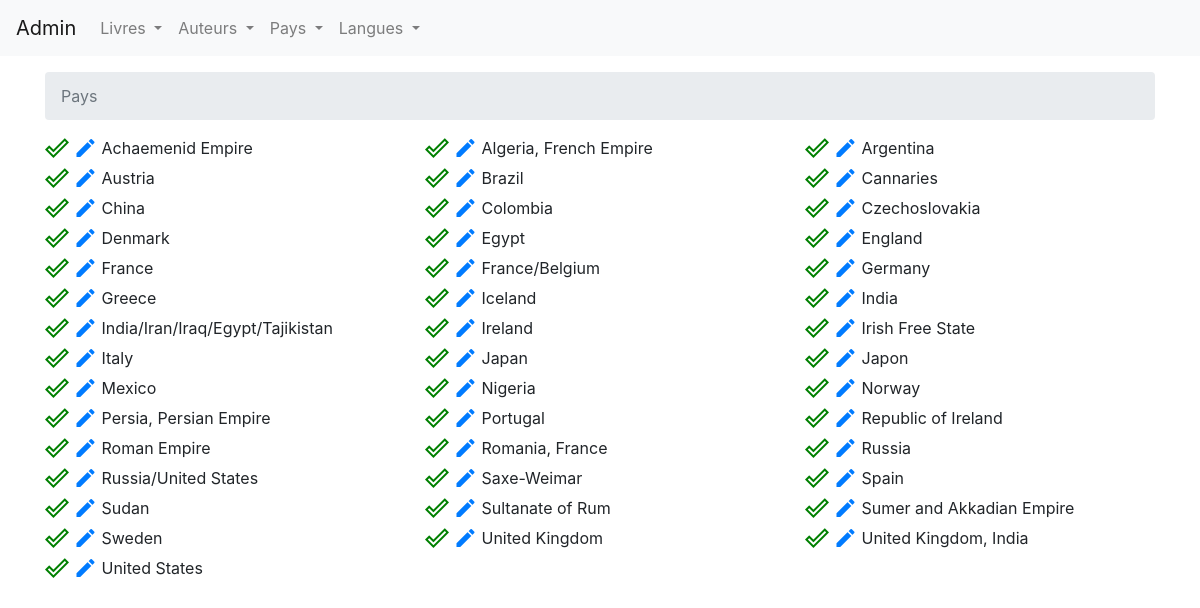
Page /admin/index.php?path=countries on the committed database.
### tables this page shows
CREATE TABLE `countries` (
  `id` int(11) NOT NULL AUTO_INCREMENT,
  `name` varchar(255) DEFAULT NULL,
  `active` tinyint(1) DEFAULT '1',
  PRIMARY KEY (`id`)
);

### admin/controllers/countries.php (called while the page is built, shortened)
<?php
require('models/countries.php');
function listCountries(): void
{
  $countries = getCountries(true);
  require('views/countries.php');
}

### admin/models/countries.php (called while the page is built, shortened)
<?php
function getCountries($withInactive = false): array
{
  $db = dbConnect();
  $stmt = $db->prepare('SELECT * FROM countries ' . (!$withInactive ? 'WHERE active = true' : '') . ' ORDER BY name');
  $stmt->execute();
  return $stmt->fetchAll(PDO::FETCH_ASSOC);
}

### admin/views/countries.php (the view, shortened to what this page needs)
<div class="container">
  <div class="row">
    <?php foreach ($countries as $key => $value) { ?>
      <div class="col-md-4 d-flex">
        <div class="action mr-1">
          <a href="?path=countries&action=unactive&id=<?php echo $value['id']; ?>&active=<?php echo !$value['active']; ?>">
            <i class="material-icons" style="color: <?php echo $value['active'] ? 'green' : 'gray'; ?>">done_outline</i>
          </a>
          <a href="?path=countries&action=edit&id=<?php echo $value['id']; ?>">
            <i class="material-icons">edit</i>
          </a>
        </div>
        <?php echo $value['name']; ?>
      </div>
    <?php } ?>
  </div>
</div>
<?php require('public/index.php'); ?>

### admin/public/css/app.css (style rules this page uses)
body { padding-top: 4.5rem; }

### rows in the picture
countries: active 1 (drawn), name "Achaemenid Empire"
countries: active 1 (drawn), name "Algeria, French Empire"
countries: active 1 (drawn), name "Argentina"
countries: active 1 (drawn), name "Austria"
countries: active 1 (drawn), name "Brazil"
countries: active 1 (drawn), name "Cannaries"
countries: active 1 (drawn), name "China"
countries: active 1 (drawn), name "Colombia"
countries: active 1 (drawn), name "Czechoslovakia"
countries: active 1 (drawn), name "Denmark"
countries: active 1 (drawn), name "Egypt"
countries: active 1 (drawn), name "England"
countries: active 1 (drawn), name "France"
countries: active 1 (drawn), name "France/Belgium"
countries: active 1 (drawn), name "Germany"
countries: active 1 (drawn), name "Greece"
countries: active 1 (drawn), name "Iceland"
countries: active 1 (drawn), name "India"
countries: active 1 (drawn), name "India/Iran/Iraq/Egypt/Tajikistan"
countries: active 1 (drawn), name "Ireland"
countries: active 1 (drawn), name "Irish Free State"
countries: active 1 (drawn), name "Italy"
countries: active 1 (drawn), name "Japan"
countries: active 1 (drawn), name "Japon"
countries: active 1 (drawn), name "Mexico"
countries: active 1 (drawn), name "Nigeria"
countries: active 1 (drawn), name "Norway"
countries: active 1 (drawn), name "Persia, Persian Empire"
countries: active 1 (drawn), name "Portugal"
countries: active 1 (drawn), name "Republic of Ireland"
countries: active 1 (drawn), name "Roman Empire"
countries: active 1 (drawn), name "Romania, France"
countries: active 1 (drawn), name "Russia"
countries: active 1 (drawn), name "Russia/United States"
countries: active 1 (drawn), name "Saxe-Weimar"
countries: active 1 (drawn), name "Spain"
countries: active 1 (drawn), name "Sudan"
countries: active 1 (drawn), name "Sultanate of Rum"
countries: active 1 (drawn), name "Sumer and Akkadian Empire"
countries: active 1 (drawn), name "Sweden"
countries: active 1 (drawn), name "United Kingdom"
countries: active 1 (drawn), name "United Kingdom, India"
countries: active 1 (drawn), name "United States"

### other values in the picture
$value['name'] "Pays"
